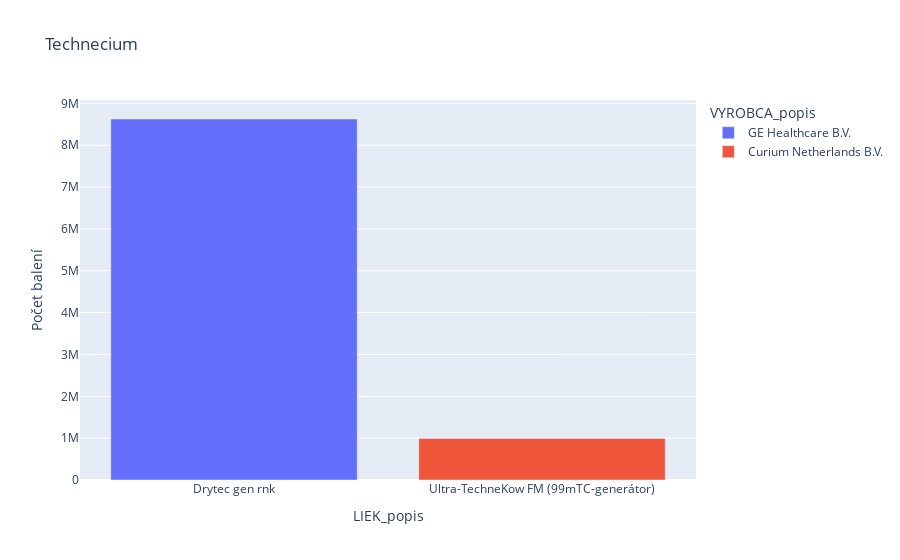

Notebook code for this chart:
### Code cell
fig = px.bar(technecium, x='LIEK_popis', y='Počet balení', color='VYROBCA_popis', title='Technecium')
fig.show()

### Figure 1 — Plotly figure (JSON) as saved in the notebook; plotly's stock layout.template omitted (floating-point values rounded to 4 significant figures)
{"data": [{"alignmentgroup": "True", "hovertemplate": "VYROBCA_popis=GE Healthcare B.V.<br>LIEK_popis=%{x}<br>Počet balení=%{y}<extra></extra>", "legendgroup": "GE Healthcare B.V.", "marker": {"color": "#636efa"}, "name": "GE Healthcare B.V.", "offsetgroup": "GE Healthcare B.V.", "orientation": "v", "showlegend": true, "textposition": "auto", "type": "bar", "x": ["Drytec gen rnk"], "xaxis": "x", "y": [8626000.0], "yaxis": "y"}, {"alignmentgroup": "True", "hovertemplate": "VYROBCA_popis=Curium Netherlands B.V.<br>LIEK_popis=%{x}<br>Počet balení=%{y}<extra></extra>", "legendgroup": "Curium Netherlands B.V.", "marker": {"color": "#EF553B"}, "name": "Curium Netherlands B.V.", "offsetgroup": "Curium Netherlands B.V.", "orientation": "v", "showlegend": true, "textposition": "auto", "type": "bar", "x": ["Ultra-TechneKow FM (99mTC-generátor)"], "xaxis": "x", "y": [992000], "yaxis": "y"}], "layout": {"barmode": "relative", "legend": {"title": {"text": "VYROBCA_popis"}, "tracegroupgap": 0}, "title": {"text": "Technecium"}, "xaxis": {"anchor": "y", "domain": [0, 1], "title": {"text": "LIEK_popis"}}, "yaxis": {"anchor": "x", "domain": [0, 1], "title": {"text": "Počet balení"}}}}
